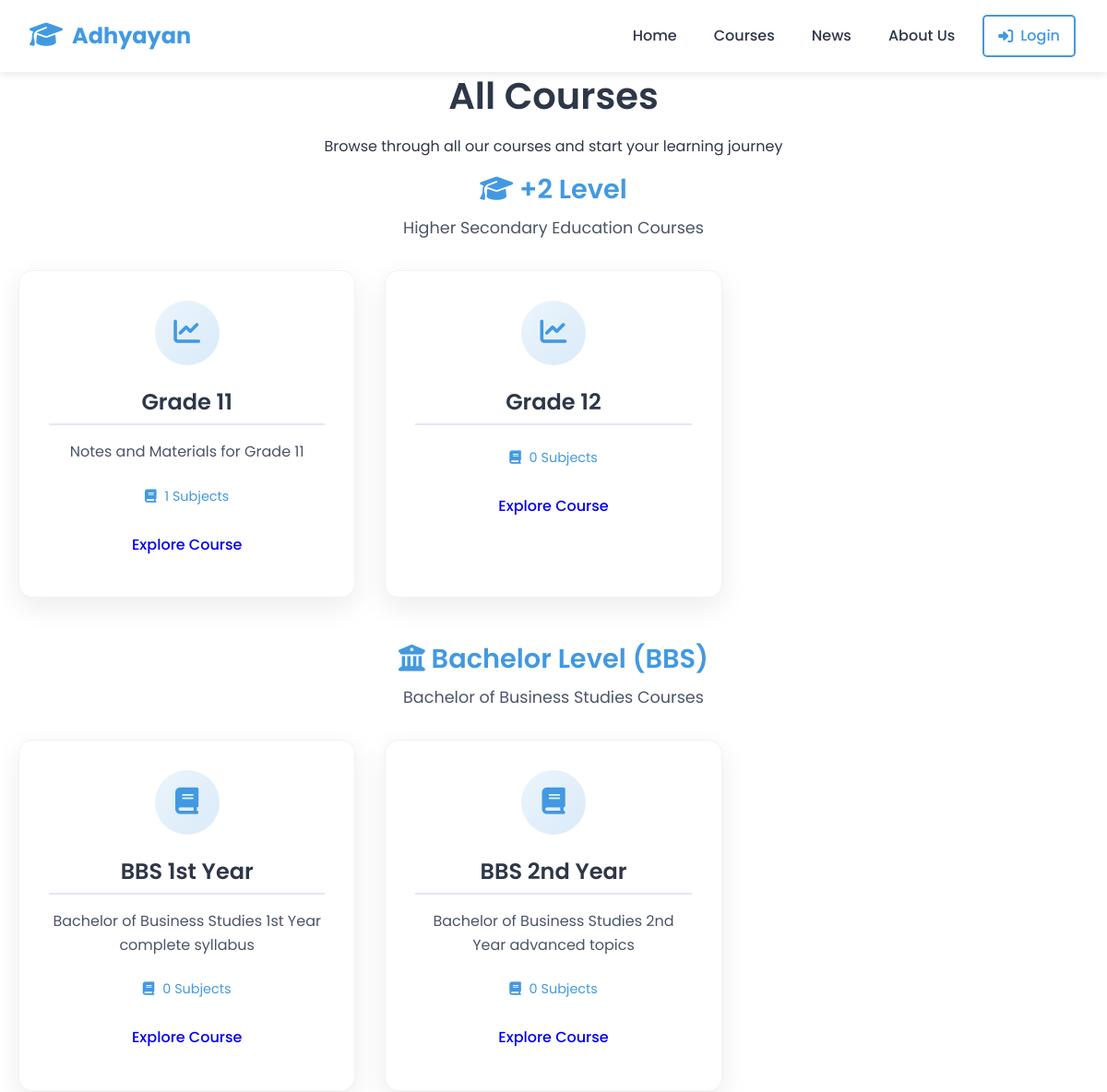
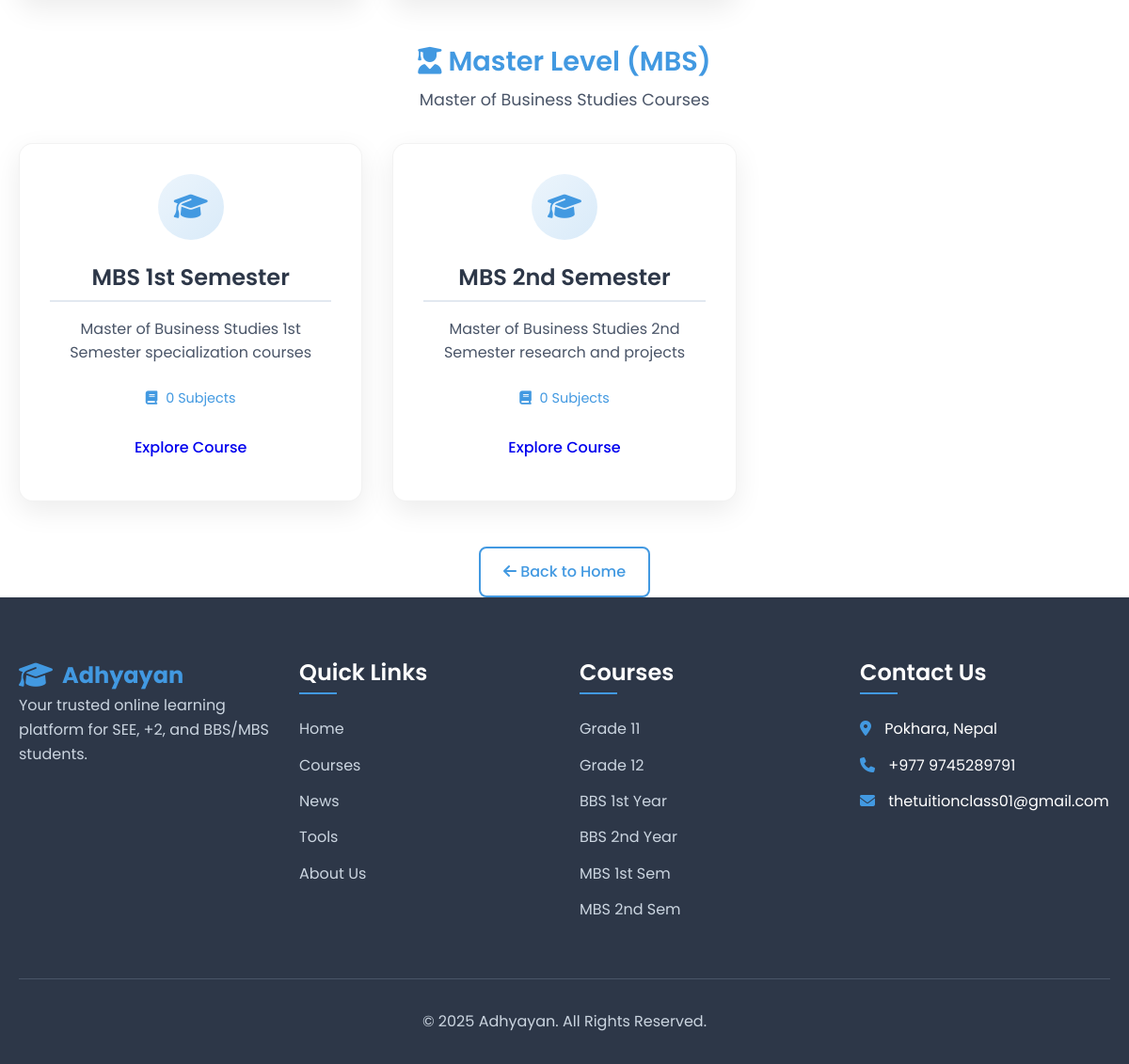
Page /courses/ on the committed database (2 pictures, top to bottom).
### notes/models.py (models this page shows, shortened)
class Course(models.Model):
    LEVEL_CHOICES = [
        ('+2', '+2 Level'),
        ('bachelor', 'Bachelor Level'),
        ('master', 'Master Level'),
    ]
    title = models.CharField(max_length=200)
    slug = models.SlugField(unique=True, help_text="URL-friendly version of title")
    level = models.CharField(max_length=20, choices=LEVEL_CHOICES)
    description = models.TextField(blank=True, help_text="Course description shown on website")
    thumbnail = models.ImageField(
        upload_to='course_thumbnails/',
        null=True,
        blank=True,
        help_text="Optional course thumbnail image"
    )
    display_order = models.IntegerField(
        default=0,
        help_text="Order in which courses appear (lower number = first)"
    )
    is_active = models.BooleanField(
        default=True,
        help_text="Uncheck to hide course from website"
    )
    created_at = models.DateTimeField(auto_now_add=True)
    updated_at = models.DateTimeField(auto_now=True)
    class Meta:
        ordering = ['display_order', 'title']
    def subject_count(self):
        return self.subjects.filter(is_active=True).count()

### notes/views.py (the view)
# urls.py: path('courses/', views.courses_page, name='courses_page'),
def courses_page(request):
    all_courses = Course.objects.filter(is_active=True).order_by('display_order', 'title')
    context = {
        'courses': all_courses,
        'page_title': 'All Courses'
    }
    return render(request, 'courses/all_courses.html', context)

### templates/courses/all_courses.html (shortened to what this page needs)
{% extends 'base.html' %}
{% load static %}
{% block content %}
<div class="container py-5">
    <div class="text-center mb-5">
        <h1 class="display-4 fw-bold mb-3">All Courses</h1>
        <p class="lead text-muted">Browse through all our courses and start your learning journey</p>
    </div>
    <div class="category mb-5">
        <div class="category-header mb-4">
            <h2 class="category-title">
                <i class="fas fa-graduation-cap me-2"></i> +2 Level
            </h2>
            <p class="category-subtitle">Higher Secondary Education Courses</p>
        </div>
        <div class="course-boxes">
            {% for course in courses %}
                {% if course.level == '+2' %}
                <div class="course-card">
                    <div class="course-icon">
                        <i class="fas fa-chart-line"></i>
                    </div>
                    <h3>{{ course.title }}</h3>
                    <p>{{ course.description|truncatewords:25 }}</p>
                    <div class="course-meta">
                        <span><i class="fas fa-book"></i> {{ course.subject_count }} Subjects</span>
                    </div>
                    <a href="{% url 'course_detail' course.slug %}" class="btn btn-outline-primary">
                        Explore Course
                    </a>
                </div>
                {% endif %}
            {% endfor %}
        </div>
    </div>
    <div class="category mb-5">
        <div class="category-header mb-4">
            <h2 class="category-title">
                <i class="fas fa-university me-2"></i> Bachelor Level (BBS)
            </h2>
            <p class="category-subtitle">Bachelor of Business Studies Courses</p>
        </div>
        <div class="course-boxes">
            {% for course in courses %}
                {% if course.level == 'bachelor' %}
                <div class="course-card">
                    <div class="course-icon">
                        <i class="fas fa-book"></i>
                    </div>
                    <h3>{{ course.title }}</h3>
                    <p>{{ course.description|truncatewords:25 }}</p>
                    <div class="course-meta">
                        <span><i class="fas fa-book"></i> {{ course.subject_count }} Subjects</span>
                    </div>
                    <a href="{% url 'course_detail' course.slug %}" class="btn btn-outline-primary">
                        Explore Course
                    </a>
                </div>
                {% endif %}
            {% endfor %}
        </div>
    </div>
    <div class="category mb-5">
        <div class="category-header mb-4">
            <h2 class="category-title">
                <i class="fas fa-user-graduate me-2"></i> Master Level (MBS)
            </h2>
            <p class="category-subtitle">Master of Business Studies Courses</p>
        </div>
        <div class="course-boxes">
            {% for course in courses %}
                {% if course.level == 'master' %}
                <div class="course-card">
                    <div class="course-icon">
                        <i class="fas fa-graduation-cap"></i>
                    </div>
                    <h3>{{ course.title }}</h3>
                    <p>{{ course.description|truncatewords:25 }}</p>
                    <div class="course-meta">
                        <span><i class="fas fa-book"></i> {{ course.subject_count }} Subjects</span>
                    </div>
                    <a href="{% url 'course_detail' course.slug %}" class="btn btn-outline-primary">
                        Explore Course
                    </a>
                </div>
                {% endif %}
            {% endfor %}
        </div>
    </div>
    <div class="text-center mt-5">
        <a href="{% url 'home' %}" class="btn btn-lg btn-secondary">
            <i class="fas fa-arrow-left"></i> Back to Home
        </a>
    </div>
</div>
{% endblock %}

### frontend/static/css/style.css (style rules this page uses)
* { margin: 0; padding: 0; box-sizing: border-box; }
:root { --primary-color: #4299e1; --primary-dark: #3182ce; --secondary-color: #4a5568; --accent-color: #ed8936; --light-color: #f7fafc; --dark-color: #2d3748; --success-color: #48bb78; --warning-color: #ecc94b; --danger-color: #f56565; --gray-light: #e2e8f0; --gray: #a0aec0; --border-radius: 8px; --box-shadow: 0 4px 6px rgba(0, 0, 0, 0.1); --transition: all 0.3s ease; }
body { font-family: 'Poppins', sans-serif; line-height: 1.6; color: var(--dark-color); background-color: #fff; }
.container { width: 100%; max-width: 1200px; margin: 0 auto; padding: 0 20px; }
h1, h2, h3, h4, h5, h6 { font-weight: 600; line-height: 1.3; margin-bottom: 1rem; }
h1 { font-size: 2.5rem; }
h2 { font-size: 2rem; }
h3 { font-size: 1.5rem; }
p { margin-bottom: 1rem; }
.text-center { text-align: center; }
.btn { display: inline-block; padding: 12px 24px; border-radius: var(--border-radius); text-decoration: none; font-weight: 500; text-align: center; transition: var(--transition); cursor: pointer; border: none; font-family: inherit; }
.btn-secondary { background-color: white; color: var(--primary-color); border: 2px solid var(--primary-color); }
.category { margin-bottom: 3rem; }
.category h3 { margin-bottom: 2rem; padding-bottom: 0.5rem; border-bottom: 2px solid var(--gray-light); color: var(--primary-color); }
.course-boxes { display: grid; grid-template-columns: repeat(auto-fill, minmax(300px, 1fr)); gap: 2rem; }
.course-card { background-color: white; border-radius: var(--border-radius); padding: 2rem; box-shadow: var(--box-shadow); transition: var(--transition); text-align: center; }
.course-icon { width: 70px; height: 70px; background-color: rgba(66, 153, 225, 0.1); border-radius: 50%; display: flex; align-items: center; justify-content: center; margin: 0 auto 1.5rem; }
.course-icon i { font-size: 1.8rem; color: var(--primary-color); }
.course-card p { color: var(--secondary-color); margin-bottom: 1.5rem; }
:root { --primary-color: #4299e1; --primary-dark: #3182ce; --secondary-color: #4a5568; --accent-color: #ed8936; --light-color: #f7fafc; --dark-color: #2d3748; --gray-light: #e2e8f0; --gray: #a0aec0; --border-radius: 8px; --box-shadow: 0 4px 6px rgba(0, 0, 0, 0.1); --transition: all 0.3s ease; }

### templates/courses/all_courses.html (style rules this page uses)
.category-header { text-align: center; margin-bottom: 2rem; }
.category-title { color: var(--primary-color); font-size: 1.8rem; margin-bottom: 0.5rem; }
.category-subtitle { color: var(--secondary-color); font-size: 1.1rem; }
.course-boxes { display: grid; grid-template-columns: repeat(auto-fill, minmax(300px, 1fr)); gap: 2rem; }
.course-card { background: white; border-radius: 15px; padding: 2rem; box-shadow: 0 10px 30px rgba(0, 0, 0, 0.08); transition: all 0.3s ease; text-align: center; border: 1px solid rgba(0, 0, 0, 0.05); }
.course-icon { width: 70px; height: 70px; background: linear-gradient(135deg, rgba(66, 153, 225, 0.1) 0%, rgba(66, 153, 225, 0.2) 100%); border-radius: 50%; display: flex; align-items: center; justify-content: center; margin: 0 auto 1.5rem; }
.course-icon i { font-size: 1.8rem; color: var(--primary-color); }
.course-card h3 { margin-bottom: 1rem; color: var(--dark-color); }
.course-card p { color: var(--secondary-color); margin-bottom: 1.5rem; line-height: 1.6; }
.course-meta { display: flex; justify-content: center; margin: 1rem 0; color: var(--primary-color); font-size: 0.9rem; }
.course-meta i { margin-right: 5px; }

### rows in the picture
Course: title "Grade 11", description "Notes and Materials for Grade 11", subject_count "1"
Course: title "Grade 12", subject_count "0"
Course: title "BBS 1st Year", description "Bachelor of Business Studies 1st Year complete syllabus", subject_count "0"
Course: title "BBS 2nd Year", description "Bachelor of Business Studies 2nd Year advanced topics", subject_count "0"
Course: title "MBS 1st Semester", description "Master of Business Studies 1st Semester specialization courses", subject_count "0"
Course: title "MBS 2nd Semester", description "Master of Business Studies 2nd Semester research and projects", subject_count "0"
